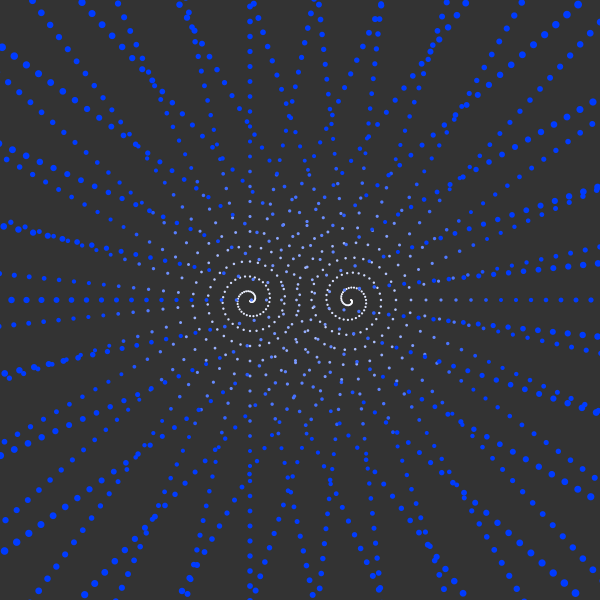
Frame 1 (no input)
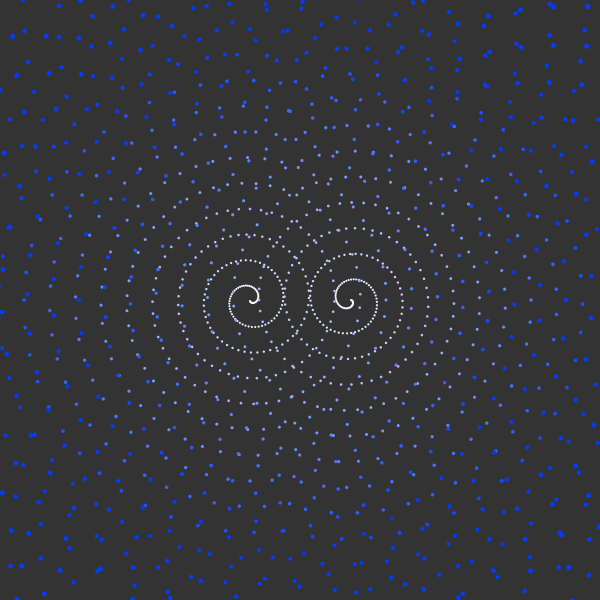
Frame 60 (the mouse pressed at the canvas centre just before this capture)
Frame 120 (the mouse held since frame 60 and released just before this capture): identical to frame 60, image omitted

The Processing sketch that drew these frames (run headless with seeded random() and noise(); from frame 60 on, the mouse is pressed at the canvas centre):

// Processing sketch: processing_170023
// ── processing_170023.pde

float xnoise = 0, inc = 0.01;
float delta = 11;
void setup() {
  size(600,600);

}

void draw() {
    colorMode(RGB,255,255,255);
  background(51,50);
  noStroke();
  smooth();
  float radius = 1.0;
  
  delta = noise(xnoise)*20;
  for (int deg = 0; deg < 360*30; deg +=delta) {
      colorMode(HSB,360,100,100);
    fill( 226 , map(deg, 0, 360*10, 0,100),100);
    float angle = radians(deg);
    float sz = map(deg, 0, 360*20, 2,6);
    float x1 =350 + (cos(angle)*radius);
    float y1 =300 + (sin(angle)*radius);
    ellipse(x1,y1,sz,sz);
    
    float x2 = 250 + (sin(angle) *radius);
    float y2 = 300 + (cos(angle) *radius);
    
    ellipse(x2,y2,sz,sz);
    radius = radius + 0.5;
  }
  xnoise+=inc;
}
